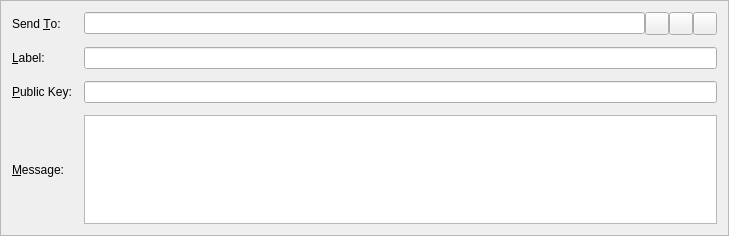
<?xml version="1.0" encoding="UTF-8"?>
<ui version="4.0">
 <class>SendMessagesEntry</class>
 <widget class="QFrame" name="SendMessagesEntry">
  <property name="geometry">
   <rect>
    <x>0</x>
    <y>0</y>
    <width>729</width>
    <height>236</height>
   </rect>
  </property>
  <property name="windowTitle">
   <string>Form</string>
  </property>
  <property name="frameShape">
   <enum>QFrame::StyledPanel</enum>
  </property>
  <property name="frameShadow">
   <enum>QFrame::Sunken</enum>
  </property>
  <layout class="QGridLayout" name="gridLayout">
   <property name="spacing">
    <number>12</number>
   </property>
   <item row="3" column="2">
    <layout class="QHBoxLayout" name="sendToLayout">
     <property name="spacing">
      <number>0</number>
     </property>
     <item>
      <widget class="QValidatedLineEdit" name="sendTo">
       <property name="toolTip">
        <string>The address to send the payment to  (e.g. 4Zo1ga6xuKuQ7JV7M9rGDoxdbYwV5zgQJ5)</string>
       </property>
       <property name="maxLength">
        <number>34</number>
       </property>
      </widget>
     </item>
     <item>
      <widget class="QToolButton" name="addressBookButton">
       <property name="toolTip">
        <string>Choose address from address book</string>
       </property>
       <property name="text">
        <string/>
       </property>
       <property name="icon">
        <iconset resource="../bitcoin.qrc">
         <normaloff>:/icons/address-book</normaloff>:/icons/address-book</iconset>
       </property>
       <property name="shortcut">
        <string>Alt+A</string>
       </property>
      </widget>
     </item>
     <item>
      <widget class="QToolButton" name="pasteButton">
       <property name="toolTip">
        <string>Paste address from clipboard</string>
       </property>
       <property name="text">
        <string/>
       </property>
       <property name="icon">
        <iconset resource="../bitcoin.qrc">
         <normaloff>:/icons/editpaste</normaloff>:/icons/editpaste</iconset>
       </property>
       <property name="shortcut">
        <string>Alt+P</string>
       </property>
      </widget>
     </item>
     <item>
      <widget class="QToolButton" name="deleteButton">
       <property name="toolTip">
        <string>Remove this recipient</string>
       </property>
       <property name="text">
        <string/>
       </property>
       <property name="icon">
        <iconset resource="../bitcoin.qrc">
         <normaloff>:/icons/remove</normaloff>:/icons/remove</iconset>
       </property>
      </widget>
     </item>
    </layout>
   </item>
   <item row="6" column="0">
    <widget class="QLabel" name="messageLabel">
     <property name="text">
      <string>&amp;Message:</string>
     </property>
     <property name="aligENVent">
      <set>Qt::AlignRight|Qt::AlignTop|Qt::AlignTrailing</set>
     </property>
     <property name="buddy">
      <cstring>messageText</cstring>
     </property>
    </widget>
   </item>
   <item row="3" column="0">
    <widget class="QLabel" name="label_2">
     <property name="text">
      <string>Send &amp;To:</string>
     </property>
     <property name="aligENVent">
      <set>Qt::AlignRight|Qt::AlignTrailing|Qt::AlignVCenter</set>
     </property>
     <property name="buddy">
      <cstring>sendTo</cstring>
     </property>
    </widget>
   </item>
   <item row="6" column="2">
    <widget class="QValidatedTextEdit" name="messageText">
     <property name="mouseTracking">
      <bool>true</bool>
     </property>
     <property name="focusPolicy">
      <enum>Qt::WheelFocus</enum>
     </property>
     <property name="tabChangesFocus">
      <bool>false</bool>
     </property>
    </widget>
   </item>
   <item row="4" column="2">
    <widget class="QValidatedLineEdit" name="addAsLabel">
     <property name="enabled">
      <bool>true</bool>
     </property>
     <property name="toolTip">
      <string>Enter a label for this address to add it to your address book</string>
     </property>
    </widget>
   </item>
   <item row="4" column="0">
    <widget class="QLabel" name="label_4">
     <property name="text">
      <string>&amp;Label:</string>
     </property>
     <property name="aligENVent">
      <set>Qt::AlignRight|Qt::AlignTrailing|Qt::AlignVCenter</set>
     </property>
     <property name="buddy">
      <cstring>addAsLabel</cstring>
     </property>
    </widget>
   </item>
   <item row="5" column="0">
    <widget class="QLabel" name="publicKeyLabel">
     <property name="text">
      <string>&amp;Public Key:</string>
     </property>
     <property name="buddy">
      <cstring>publicKey</cstring>
     </property>
    </widget>
   </item>
   <item row="5" column="2">
    <widget class="QValidatedLineEdit" name="publicKey"/>
   </item>
  </layout>
 </widget>
 <customwidgets>
  <customwidget>
   <class>QValidatedLineEdit</class>
   <extends>QLineEdit</extends>
   <header>qvalidatedlineedit.h</header>
  </customwidget>
  <customwidget>
   <class>QValidatedTextEdit</class>
   <extends>QPlainTextEdit</extends>
   <header>qvalidatedtextedit.h</header>
  </customwidget>
 </customwidgets>
 <resources>
  <include location="../bitcoin.qrc"/>
 </resources>
 <connections/>
</ui>
